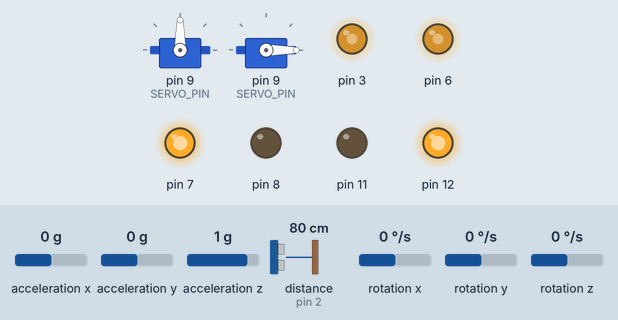
Bench run of a sketch on a simulated Arduino Uno, built with avr-gcc and run on an emulated ATmega328P. On the bench: 2 × servo, output pins drawn as LEDs (lit = HIGH). The test bench sets the inputs (shaded band); at power-on: acceleration x 0 g, acceleration y 0 g, acceleration z 1 g, distance to the obstacle (sensor on pin 2) 80 cm, rotation x 0 °/s, rotation y 0 °/s, rotation z 0 °/s. The echo pulse lasts 58.3 µs per cm.

Above: at 0.05 s.
At 1.05 s:
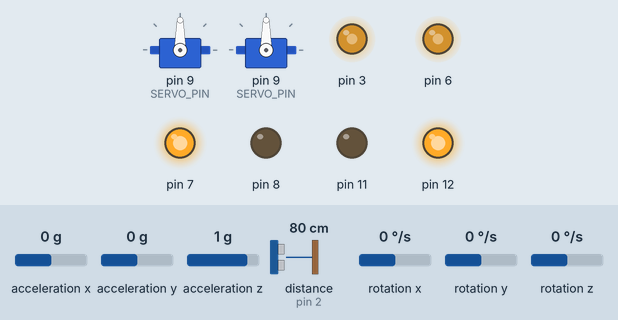
At 2.05 s:
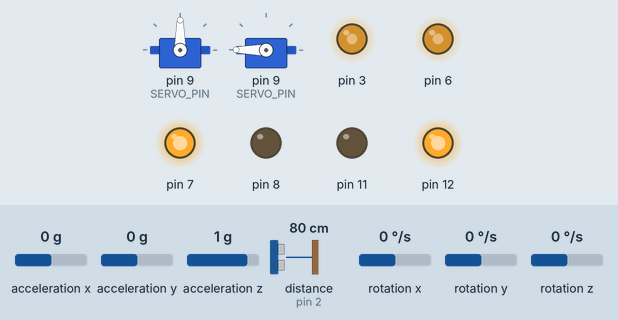
At 3.0 s:
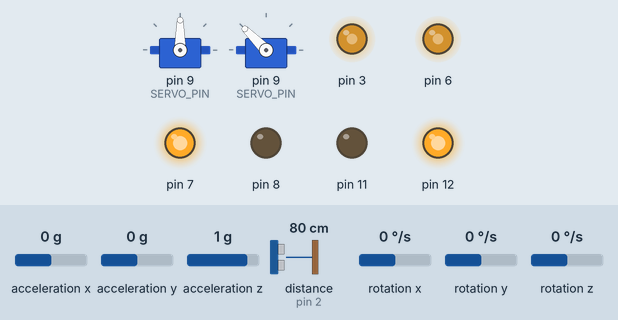
At 4.05 s:
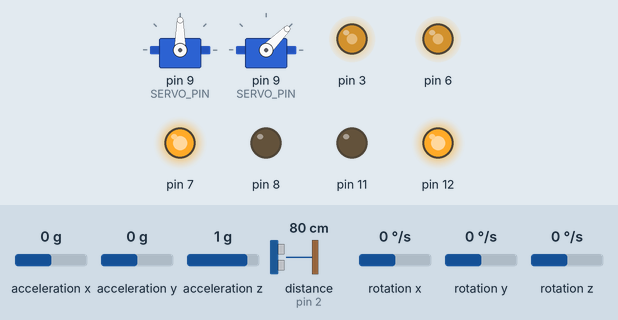
Timing chart, 0 to 4.7 s (numbered marks = the images above):
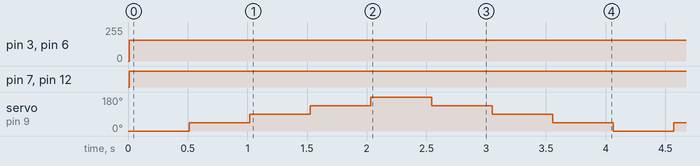

Measured:
- by itself, pin 3, pin 6: 0/255 → 155/255 at 0.01 s
- by itself, pin 7, pin 12: LOW → HIGH at 0.01 s
- by itself, servo on pin 9 (SERVO_PIN): repeats every 4.1 s: 90° 0.51 s, 135° 0.51 s, 180° 0.51 s, 135° 0.51 s, 90° 0.51 s, 45° 0.51 s, 0° 0.51 s, 45° 0.51 s

The sketch:

sketch_jul22a.ino
```cpp
#include <PID_v1.h>
#include <motor_control.h>
#include <MPU6050.h>
#include <Servo.h>
#include <SODAR.h>
#include <State.h>


#define SERVO_PIN 9
#define TRIG_PIN 10
#define ECHO_PIN 2
#define ECHO_INT 0
#define CENTER 90
#define RESOLUTION 45
#define UPPER_RANGE 180
#define LOWER_RANGE 0


SODAR sodar(TRIG_PIN, ECHO_PIN, ECHO_INT, SERVO_PIN, CENTER, RESOLUTION, UPPER_RANGE, LOWER_RANGE);


HC_SR04 sensor(TRIG_PIN, ECHO_PIN, ECHO_INT);
MPU6050 IMU(SDA, SCL);
Servo actuator;
State control_state;


//Global Variable
double thresh = 20;
unsigned long prev_time = millis();
unsigned long delay_time = 1000;


double setpoint = 0;
double input;
double output;
double kp = 2;
double ki = 0;
double kd = 0.;
PID controller(&input, &output, &setpoint, kp, ki, kd, REVERSE);


void setup() {
  // put your setup code here, to run once:
  motor_setup();


  //Make servo pin output
  pinMode(SERVO_PIN, OUTPUT);

  //Attaches Servo and points servo forward
  actuator.attach(SERVO_PIN);
  actuator.write(90);


  //initializes Ultrasonic sensor for distance
  sensor.begin();
  sensor.start();


  //initializes MPU6050
  IMU.initialize();
  IMU.update();


  //initializes State
  control_state.setLinearState(150); //Sets linear state to drive straight
  control_state.setRotationState(0); //Sets rotation state to drive straight


  //Estimated Response time for Servo
  sodar.estimated_servo_response_time = 500;


  //creates arrays and starts scanning process
  sodar.initialize_arrays();
  sodar.init();


  //Initialize PID controller hyper parameters
  controller.SetOutputLimits(-130, 130);
  controller.SetSampleTime(30);
  controller.SetMode(1);


  Serial.begin(9600);
}


void loop() {
  //updates sodar to move to next position
  sodar.update();

  //Updates IMU
  IMU.update();


  //updates PID parameters
  setpoint = control_state.getRotationState();
  input = IMU.get_ang_vel('z');


   //Algorithm to find farthest distance
   int maxIndex = findMax(sodar.distance, sodar.array_length);
   control_state.setRotationState(sodar.orientation[maxIndex] - 90);
   if(millis() - prev_time > 1000)
   {
    control_state.setRotationState(0);
    prev_time = millis();
   }

   if(maxIndex == 0)
   {
     turnLeft90();
   }
   else if(maxIndex == 1)
   {
      turnLeft45();
   }
   else if(maxIndex == 2)
   {
     moveBackwards();
   }
   else if(maxIndex == 3)
   {
    turnRight45();
   }
   else if(maxIndex == 4)
   {
    turnRight90();
   }
   else
   {
      moveForward();
   }


   //Change the orientation of the car to point towards farthest detected obstacle
  setpoint = control_state.getRotationState();
  input = IMU.get_ang_vel('z');
  controller.Compute();
  raw_motor_control(control_state.getLinearState() + output, control_state.getLinearState() - output);
}


int findMax(int arr[], int len){
  int maximum = arr[0];
  int max_index = 0;
  for(int i = 0; i <= len; i++)
  {
    if(arr[i] < maximum)
    {
      maximum = arr[i];
      max_index = i;
    }
  }
  return max_index;
}


void turnRight90()
{
  IMU.update();
  control_state.setRotationState(90);
  control_state.setLinearState(0);
  setpoint = control_state.getRotationState();
  input = IMU.get_ang_vel('z');
  controller.Compute();
  raw_motor_control(control_state.getLinearState() + output, control_state.getLinearState() - output);
}


void turnLeft90()
{
  IMU.update();
  control_state.setRotationState(-90);
  control_state.setLinearState(0);
  setpoint = control_state.getRotationState();
  input = IMU.get_ang_vel('z');
  controller.Compute();
  raw_motor_control(control_state.getLinearState() + output, control_state.getLinearState() - output);


}


void turnRight45()
{
  IMU.update();
  control_state.setRotationState(45);
  control_state.setLinearState(0);
}


void turnLeft45()
{
  IMU.update();
  control_state.setRotationState(-90);
  control_state.setLinearState(0);
}


void moveBackwards()
{
  IMU.update();
  control_state.setRotationState(0);
  control_state.setLinearState(-155);

}


void moveForward()
{
  IMU.update();
  control_state.setRotationState(0);
  control_state.setLinearState(155);
}
```
